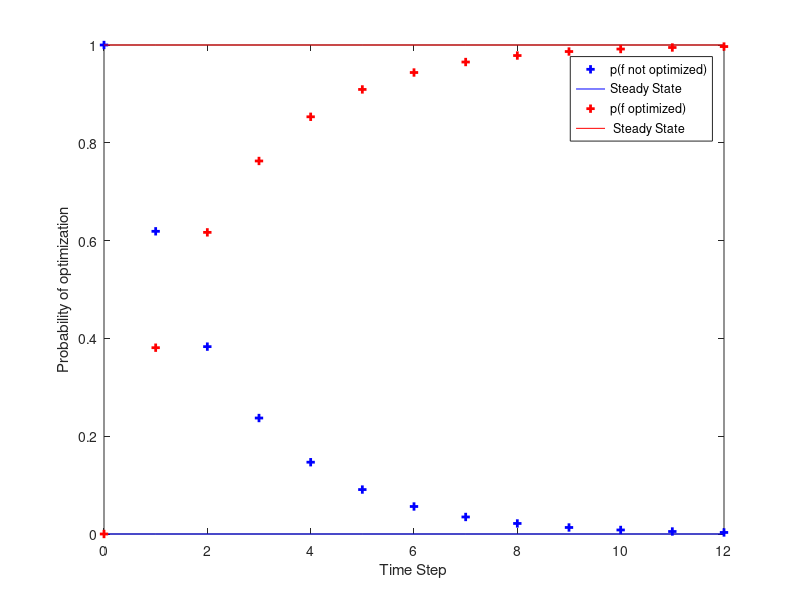

Write the MATLAB code that produced this figure.
a = 0.3810;b = 0;P = [1-a a; b 1-b];T = 0:12;pp = zeros(2,length(T));for i=1:length(T)  pp(:,i) = dtmc(P,T(i),[1 0]);
endfor
ss = dtmc(P); # compute steady state probabilitiesplot(T, pp(1,:), "b+;p(f not optimized);", "linewidth", 2, ...T, ss(1)*ones(size(T)), "b;Steady State;", ...T, pp(2,:), "r+;p(f optimized);", "linewidth", 2, ...T, ss(2)*ones(size(T)), "r; Steady State;");xlabel("Time Step");ylabel("Probability of optimization");